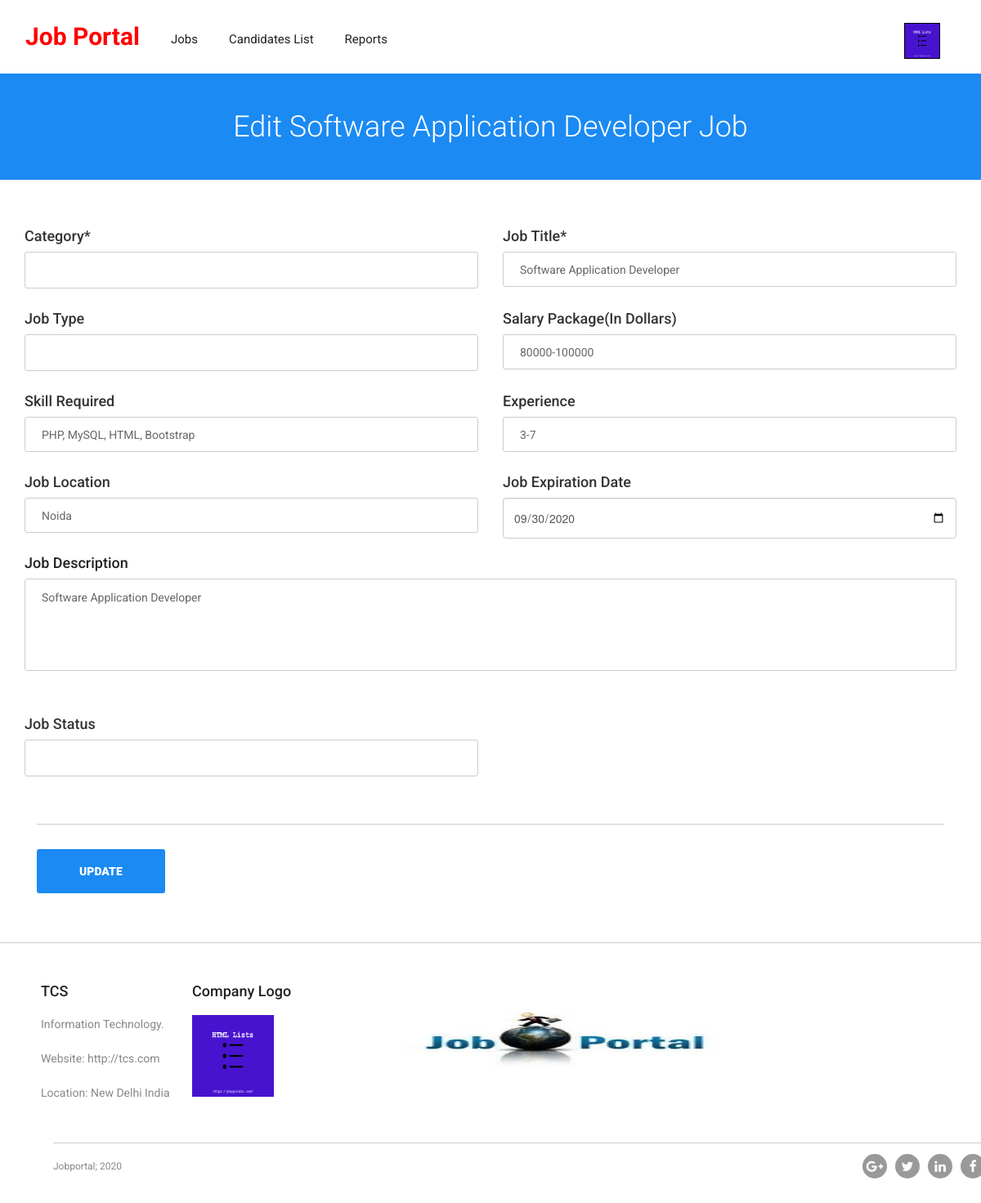
The app's page /employers/edit-job.php?jobid=7 (signed in) with its own data.
### tables this page shows
CREATE TABLE `tblemployers` (
  `id` int(11) NOT NULL,
  `ConcernPerson` varchar(150) DEFAULT NULL,
  `EmpEmail` varchar(250) DEFAULT NULL,
  `EmpPassword` varchar(250) DEFAULT NULL,
  `CompnayName` varchar(255) DEFAULT NULL,
  `CompanyTagline` mediumtext DEFAULT NULL,
  `CompnayDescription` mediumtext DEFAULT NULL,
  `CompanyUrl` varchar(255) DEFAULT NULL,
  `CompnayLogo` varchar(200) DEFAULT NULL,
  `noOfEmployee` char(10) DEFAULT NULL,
  `industry` varchar(255) DEFAULT NULL,
  `typeBusinessEntity` varchar(255) DEFAULT NULL,
  `lcation` varchar(255) DEFAULT NULL,
  `establishedIn` char(200) DEFAULT NULL,
  `RegDtae` timestamp NULL DEFAULT current_timestamp(),
  `LastUpdationDate` timestamp NOT NULL DEFAULT current_timestamp() ON UPDATE current_timestamp(),
  `Is_Active` int(1) DEFAULT NULL
);

CREATE TABLE `tbljobs` (
  `jobId` int(11) NOT NULL,
  `employerId` int(11) NOT NULL,
  `jobCategory` varchar(255) DEFAULT NULL,
  `jobTitle` varchar(255) DEFAULT NULL,
  `jobType` varchar(255) DEFAULT NULL,
  `salaryPackage` char(200) DEFAULT NULL,
  `skillsRequired` varchar(255) DEFAULT NULL,
  `experience` varchar(50) DEFAULT NULL,
  `jobLocation` varchar(255) DEFAULT NULL,
  `jobDescription` mediumtext DEFAULT NULL,
  `JobExpdate` date DEFAULT NULL,
  `postinDate` timestamp NULL DEFAULT current_timestamp(),
  `updationDate` timestamp NULL DEFAULT NULL ON UPDATE current_timestamp(),
  `isActive` int(1) NOT NULL
);

### employers/edit-job.php (the view, shortened to what this page needs)
<?php
include('includes/config.php');
if(strlen($_SESSION['emplogin'])==0)
  {
header('location:emp-login.php');
}
else{
?>
<!doctype html>
<html>
<head>
<link href="../css/custom.css" rel="stylesheet" type="text/css">
<link href="../css/bootstrap.css" rel="stylesheet" type="text/css">
<link href="../css/color.css" rel="stylesheet" type="text/css">
<link href="../css/responsive.css" rel="stylesheet" type="text/css">
<link href="../css/owl.carousel.css" rel="stylesheet" type="text/css">
<link href="../css/font-awesome.min.css" rel="stylesheet" type="text/css">
<link href="../css/editor.css" type="text/css" rel="stylesheet"/>
<link href="../css/jquery.mCustomScrollbar.css" rel="stylesheet" type="text/css">
</head>
<body class="theme-style-1">
<div id="wrapper">
 <?php include('includes/header.php');?>
<?php
$jid=intval($_GET['jobid']);
$empid=$_SESSION['emplogin'];
$sql = "SELECT tbljobs.*,tblemployers.CompnayLogo from tbljobs join tblemployers on tblemployers.id=tbljobs.employerId  where tbljobs.employerId=:eid and tbljobs.jobId=:jid";
$query = $dbh -> prepare($sql);
$query-> bindParam(':eid', $empid, PDO::PARAM_STR);
$query-> bindParam(':jid', $jid, PDO::PARAM_STR);
$query->execute();
$results=$query->fetchAll(PDO::FETCH_OBJ);
if($query->rowCount() > 0)
{
foreach($results as $result)
{
 ?>
  <section id="inner-banner">
    <div class="container">
      <h1> Edit  <?php echo htmlentities($result->jobTitle);?> Job</h1>
    </div>
  </section>
  <div id="main">
    <form name="empsignup" enctype="multipart/form-data" method="post">
    <section class="resum-form padd-tb">
      <div class="container">
<div class="row">
<div class="col-md-6 col-sm-6" >
<label>Category*</label>
  <div class="selector">
</div>
</div>
<div class="col-md-6 col-sm-6">
<label>Job Title*</label>
<input type="text" name="jobtitle" required value="<?php echo htmlentities($result->jobTitle);?>" autocomplete="off">
</div>
</div>
<div class="row">
  <div class="col-md-6 col-sm-6">
 <label>Job Type</label>
              <div class="selector">
              </div>
            </div>
          <div class="col-md-6 col-sm-6">
              <label>Salary Package(In Dollars)</label>
<input type="text" value="<?php echo htmlentities($result->salaryPackage);?>" name="salarypackage" required>
            </div>
            </div>
<div class="row">
<div class="col-md-6 col-sm-6">
<label>Skill Required</label>
<input type="text" value="<?php echo htmlentities($result->skillsRequired);?>" name="skills" required>
</div>
<div class="col-md-6 col-sm-6">
<label>Experience</label>
<input type="text" value="<?php echo htmlentities($result->experience);?>" name="experience" required>
</div>
</div>
<div class="row">
<div class="col-md-6 col-sm-6">
<label>Job Location</label>
<input type="text" value="<?php echo htmlentities($result->jobLocation);?>" name="joblocation" required>
</div>
<div class="col-md-6 col-sm-6">
<label>Job Expiration Date</label>
<input type="date" placeholder="e.g. 0-5" name="jed" value="<?php echo htmlentities($result->JobExpdate);?>" required class="form-control">
</div>
</div>
<div class="row">
 <div class="col-md-12">
<h4>Job Description</h4>
<div class="text-editor-box">
<textarea  name="description" required autocomplete="off" ><?php echo htmlentities($result->jobDescription);?></textarea>
</div>
</div>
</div>
<div class="row">
  <div class="col-md-6 col-sm-6">
 <label>Job Status</label>
              <div class="selector">
              </div>
            </div>
          </div>
<?php }} ?>
            <div class="col-md-12">
              <div class="btn-col">
                <input type="submit" name="update" value="Update">
              </div>
            </div>
          </div>
      </div>
  <?php include('includes/footer.php');?>
</body>
</html>
<?php } ?>

### employers/includes/header.php (shortened to what this page needs)
 <header id="header">
    <div class="container">
      <div class="navigation-col">
        <nav class="navbar navbar-inverse">
          <div class="navbar-header">
            <h2><strong class="logo" style="color:red;padding-top:8%">Job Portal</strong></h2> </div>
            <ul class="nav navbar-nav" id="nav">
              <li><a href="#">Jobs</a>
              </li>
 <li><a href="candidates-listings.php">Candidates List</a></li>
 <li><a href="candidates-reports.php">Reports</a></li>
            </ul>
          </div>
      </div>
    </div>
    <div class="user-option-col">
      <div class="thumb">
        <div class="dropdown">
<?php
$empid=$_SESSION['emplogin'];
$sql = "SELECT  CompnayLogo from tblemployers where id=:eid";
$query = $dbh -> prepare($sql);
$query-> bindParam(':eid', $empid, PDO::PARAM_STR);
$query->execute();
$results=$query->fetchAll(PDO::FETCH_OBJ);
if($query->rowCount() > 0)
{
foreach($results as $result)
{ ?>
          <button class="btn btn-default dropdown-toggle" type="button" id="dropdownMenu1" data-toggle="dropdown" aria-haspopup="true" aria-expanded="true"> <img src="employerslogo/<?php echo htmlentities($result->CompnayLogo)?>" alt="Company Logo" width="44" height="44" style="border: solid 1px #000000;"></button>
<?php }} ?>
        </div>
      </div>
    </div>

### employers/includes/footer.php
 <footer id="footer">
<?php
$empid=$_SESSION['emplogin'];
$sql = "SELECT * from  tblemployers  where id=:eid";
$query = $dbh -> prepare($sql);
$query-> bindParam(':eid', $empid, PDO::PARAM_STR);
$query->execute();
$results=$query->fetchAll(PDO::FETCH_OBJ);
if($query->rowCount() > 0)
{
foreach($results as $result)
{
 ?>
    <div class="text-box box">
      <h4><?php echo htmlentities($result->CompnayName)?></h4>
      <p><?php echo htmlentities($result->CompanyTagline)?>.</p>
      <p>Website: <?php echo htmlentities($result->CompanyUrl)?></p>
<p>Location: <?php echo htmlentities($result->lcation)?></p>
    </div>
    <div class="box">
      <h4>Company Logo</h4>
      <img src="employerslogo/<?php echo htmlentities($result->CompnayLogo)?>" width="100" height="100">
    </div>
     <div class="box">
      <img src="employerslogo/Untitled-design-1.jpg" width="500" height="150">
    </div>
<?php
}}
?>
    <div class="container">
      <div class="bottom-row"> <strong class="copyrights">Jobportal; 2020</strong>
        <div class="footer-social">
          <ul>
            <li><a href="#"><i class="fa fa-google-plus"></i></a></li>
            <li><a href="#"><i class="fa fa-twitter"></i></a></li>
            <li><a href="#"><i class="fa fa-linkedin"></i></a></li>
            <li><a href="#"><i class="fa fa-facebook-f"></i></a></li>
          </ul>
        </div>
      </div>
    </div>
  </footer>

### css/color.css (style rules this page uses)
#banner, .banner-outer .caption .holder form button[type="submit"]:hover, .browse-job-section, .user-option-col a.login-round, .user-option-col .dropdown-menu > li > a:hover, .user-option-col .dropdown-menu > li > a:focus, .user-option-col a.btn-login, .theme-style-1 a.btn-style-1, .popular-categories .box:hover, .popular-categories .box:hover, .btn-color-2, .sidebar .box .text-box a.btn-apply, .call-action-section, .price-table .box strong.amount:before, .price-table .box strong.amount:after, #footer form input[type="submit"], #cp_side-menu, .banner-2, #wrapper .header-2.cp_sticky, .process-section .icon-box, .btn-bg-color-1, .header-4, #inner-banner, .pagination-box .pager li > a:hover, .pagination-box .pager li > a:focus, .pagination-box .pager li.active a, .post-box .owl-next:hover, .post-box .owl-prev:hover, .post-section .comment-form form input[type="submit"], .signup-section .holder input[type="submit"], .upload-box .btn-file, .signup-section .holder b, .contact-form input[type="Submit"], .address-box address .fa, .candidates-search-bar form, .btn-row a.resume, .btn-row a.login, .summary-box .col:before, .progress-box .progress-bar span, .alphabets-row .col span, .alphabets-row .col:before, .icon-colo-1, .resum-form .accordion_cp, .resum-form input[type="submit"], .navbar-toggle { background-color:#1b8af3; }
#nav li a:before,#nav li a:after, .testimonials-section .owl-prev:hover:before, .testimonials-section .owl-next:hover:before, .summary-box .col, .resume-process .option-box .icon-colo-1:before { border-color:#1b8af3; }

### css/responsive.css (style rules this page uses)
@media (min-width: 1200px) { strong.logo { margin: 0 150px 0 0; } }
@media (min-width: 1200px) { strong.logo { margin:0 0 0 65px; } }
@media (min-width: 1200px) { .user-option-col { position: absolute; padding:0; } }
@media (max-width: 1480px) { strong.logo { margin: 0; } }
@media (max-width: 1480px) { .bottom-row { margin: 30px 0 0 0; } }
@media (max-width: 1480px) { #footer .text-box, #footer .box { width:15%; margin:0 20px 0 0 } }
@media (max-width: 1900px) { #footer .text-box, #footer .box { width:15%; margin:0 20px 0 0 } }

### css/editor.css (style rules this page uses)
select, textarea, input[type="text"], input[type="password"], input[type="datetime"], input[type="datetime-local"], input[type="date"], input[type="month"], input[type="time"], input[type="week"], input[type="number"], input[type="email"], input[type="url"], input[type="search"], input[type="tel"], input[type="color"], .uneditable-input { height:auto; margin-bottom:10px; }
h1 { margin-top:10px; line-height:40px; }

### records on screen
tblemployers: CompnayLogo (picture), CompnayName "TCS", CompanyTagline "Information Technology", CompanyUrl "http://tcs.com", lcation "New Delhi India"
tbljobs: jobTitle "Software Application Developer", jobtitle "Software Application Developer", salarypackage "80000-100000", skills "PHP, MySQL, HTML, Bootstrap", experience "3-7", joblocation "Noida", jed "09/30/2020", description "Software Application Developer"
